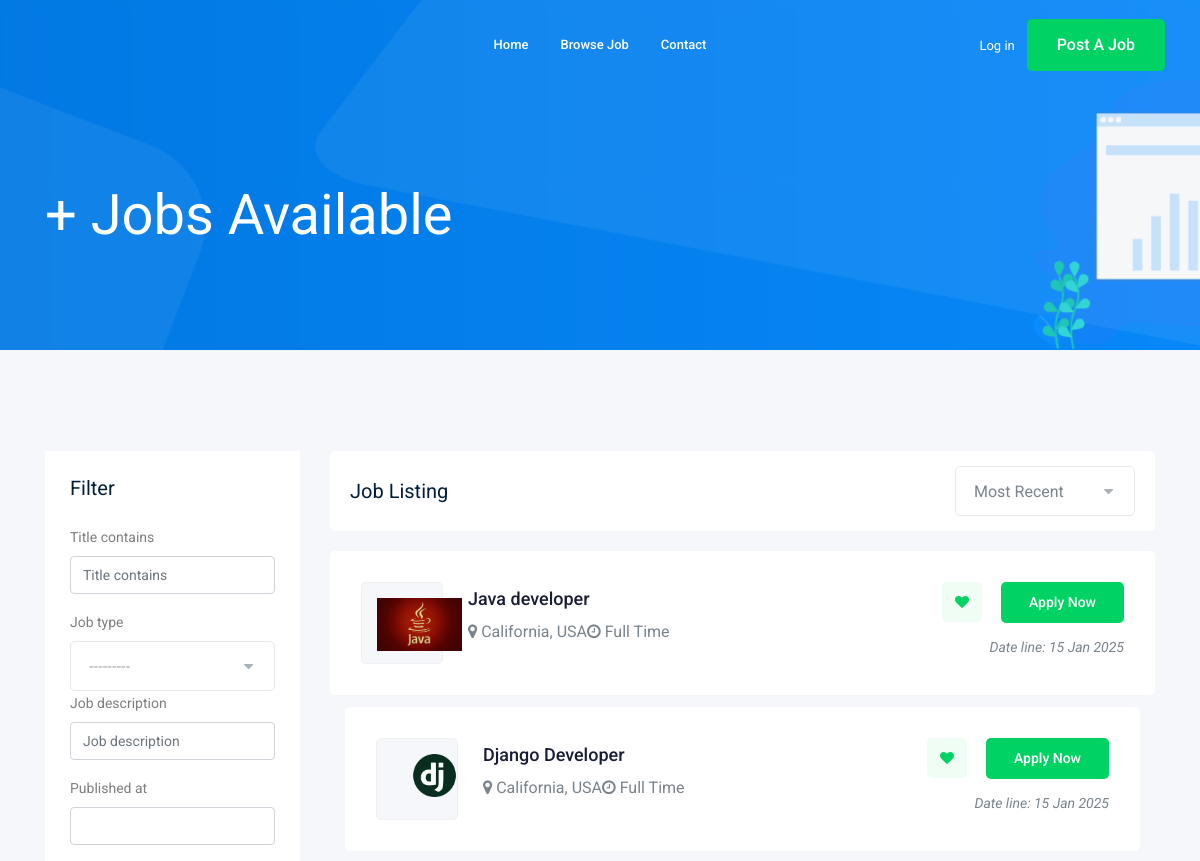
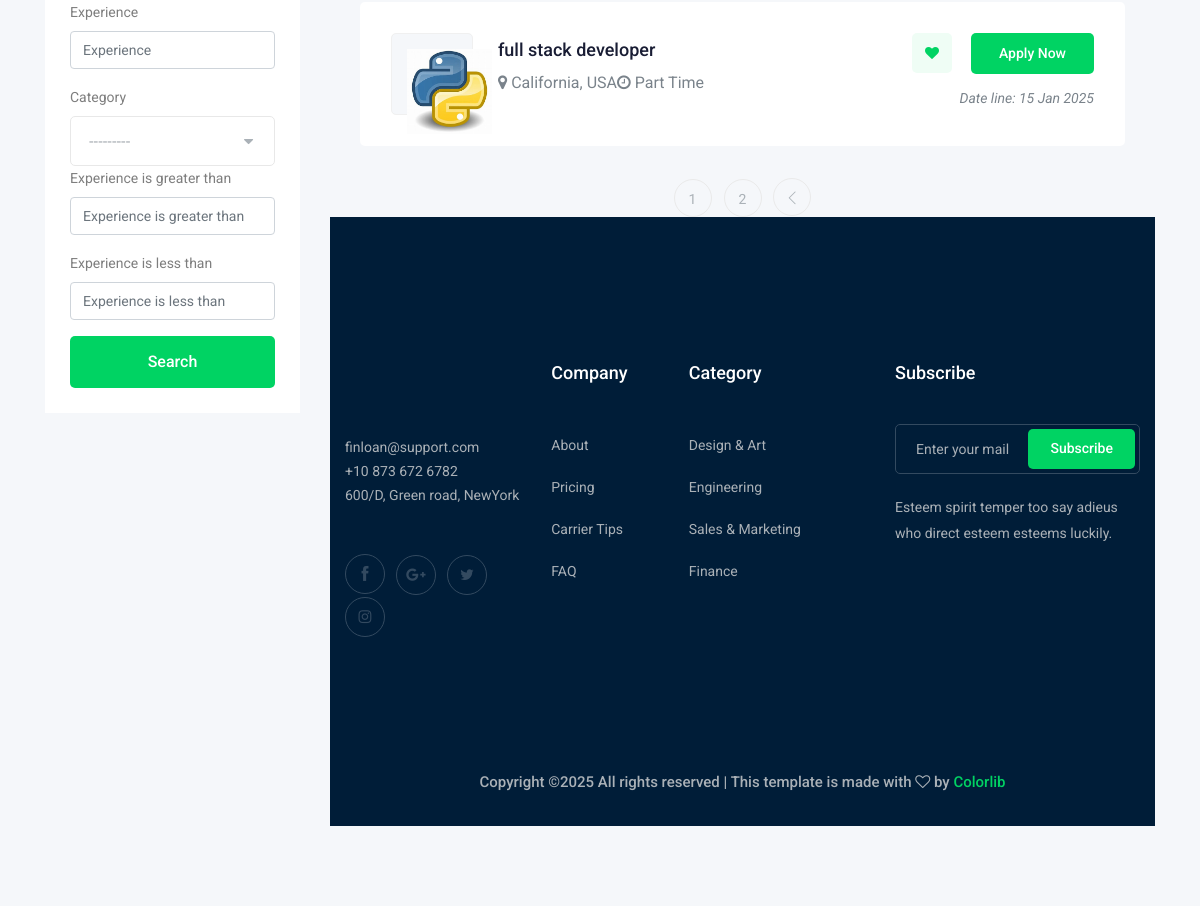
Screenshot of /jobs/ with the database file from the repository (2 pictures, top to bottom).
### job/models.py (models this page shows, shortened)
class job(models.Model):
    owner=models.ForeignKey(User, verbose_name=("Job_owner"), on_delete=models.CASCADE)
    title=models.CharField(max_length=100)
    job_type=models.CharField(max_length=20,choices=JOB_TYPE)
    job_description=models.TextField(max_length=1000)
    published_at=models.DateTimeField(auto_now=True)
    vacancy=models.IntegerField(default=1)
    salary=models.IntegerField(default=0)
    experience=models.IntegerField(default=1)
    category=models.ForeignKey('Category',on_delete=models.CASCADE)
    image=models.ImageField(upload_to='jobs/')
    slug=models.SlugField(blank=True, null=True)

### job/views.py (the view)
# urls.py: path('', views.job_list,name='job_list'),
def job_list(request):
    job_list=job.objects.all()
    myfilter = JobFilter(request.GET, queryset=job_list)
    job_list=myfilter.qs
    paginator = Paginator(job_list, 3)
    page_number = request.GET.get("page")
    page_obj = paginator.get_page(page_number)
    context={'jobs':page_obj,'myfilter':myfilter}
    print(myfilter.form)  # Debugging statement
    return render(request,'job/jobs.html',context)

### job/models.py (called while the page is built)
    def __str__(self):
     return self.name

### job/templates/job/jobs.html (shortened to what this page needs)
{% extends 'base.html' %}
{% load bootstrap5 %}
{% block body %}
    <div class="bradcam_area bradcam_bg_1">
        <div class="container">
            <div class="row">
                <div class="col-xl-12">
                    <div class="bradcam_text">
                        <h3>{{jobs.count}}+ Jobs Available</h3>
                    </div>
                </div>
            </div>
        </div>
    </div>
    <div class="job_listing_area plus_padding">
        <div class="container">
            <div class="row">
                <div class="col-lg-3">
                    <div class="job_filter white-bg">
                        <div class="form_inner white-bg">
                            <h3>Filter</h3>
                            <form method="GET">
                                {% bootstrap_form myfilter.form %}
                                <input type="submit" value="Search" class="boxed-btn3 w-100">
                            </form>
                        </div>
                    </div>
                </div>
                <div class="col-lg-9">
                    <div class="recent_joblist_wrap">
                        <div class="recent_joblist white-bg ">
                            <div class="row align-items-center">
                                <div class="col-md-6">
                                    <h4>Job Listing</h4>
                                </div>
                                <div class="col-md-6">
                                    <div class="serch_cat d-flex justify-content-end">
                                    </div>
                                </div>
                            </div>
                        </div>
                    </div>
                    <div class="job_lists m-0">
                        <div class="row">
                        {% for job in jobs %}
                            <div class="col-lg-12 col-md-12">
                                <div class="single_jobs white-bg d-flex justify-content-between">
                                    <div class="jobs_left d-flex align-items-center">
                                        <div class="thumb">
                                            <img src="{{ job.image.url }}" alt="Job Image" style="max-width: 85px;">
                                        </div>
                                        <div class="{{job.description}}">
                                            <a href="{% url 'jobs:job_details' job.slug %}"><h4>{{job.title}}</h4></a>
                                            <div class="links_locat d-flex align-items-center">
                                                <div class="location">
                                                    <p> <i class="fa fa-map-marker"></i> California, USA</p>
                                                </div>
                                                <div class="location">
                                                        <p> <i class="fa fa-clock-o"></i> {{job.job_type}} </p>
                                                </div>
                                            </div>
                                        </div>
                                    </div>
                                    <div class="jobs_right">
                                        <div class="apply_now">
                                            <a class="heart_mark" href="#"> <i class="fa fa-heart"></i> </a>
                                            <a href="{% url 'jobs:job_details' job.slug %}" class="boxed-btn3">Apply Now</a>
                                        </div>
                                        <div class="date">
                                            <p>Date line: {{job.published_at|date:'d M o'}}</p>
                                        </div>
                                    </div>
                                </div>
                        {% endfor %}
                        {% if jobs.has_other_pages %}
                        <div class="row">
                            <div class="col-lg-12">
                                <div class="pagination_wrap">
                                    <ul>
                                        {% for i in jobs.paginator.page_range %}
                                            <li><a href="?page={{i}}"><span>{{i}}</span></a></li>
                                        {% endfor %}
                                        {% if jobs.has_next %}
                                            <li><a href="?page={{jobs.next_page_number}}"> <i class="ti-angle-left"></i> </a></li>
                                        {% endif %}
                                    </ul>
                                </div>
                            </div>
                        </div>
                        {% endif %}
                    </div>
                </div>
            </div>
        </div>
    </div>
{% endblock body %}

### templates/base.html (shortened to what this page needs)
{% load static %}
<!doctype html>
<html class="no-js" lang="zxx">
<head>
    <link rel="stylesheet" href="{% static 'css/bootstrap.min.css' %}">
    <link rel="stylesheet" href="{% static 'css/owl.carousel.min.css' %}">
    <link rel="stylesheet" href="{% static 'css/magnific-popup.css' %}">
    <link rel="stylesheet" href="{% static 'css/font-awesome.min.css' %}">
    <link rel="stylesheet" href="{% static 'css/themify-icons.css' %}">
    <link rel="stylesheet" href="{% static 'css/nice-select.css' %}">
    <link rel="stylesheet" href="{% static 'css/flaticon.css' %}">
    <link rel="stylesheet" href="{% static 'css/jquery-ui.css' %}">
    <link rel="stylesheet" href="{% static 'css/gijgo.css' %}">
    <link rel="stylesheet" href="{% static 'css/animate.min.css' %}">
    <link rel="stylesheet" href="{% static 'css/slicknav.css' %}">
    <link rel="stylesheet" href="{% static 'css/style.css' %}">
</head>
<body>
    <header>
        <div class="header-area ">
            <div id="sticky-header" class="main-header-area">
                <div class="container-fluid ">
                    <div class="header_bottom_border">
                        <div class="row align-items-center">
                            <div class="col-xl-3 col-lg-2">
                                <div class="logo">
                                </div>
                            </div>
                            <div class="col-xl-6 col-lg-7">
                                <div class="main-menu  d-none d-lg-block">
                                    <nav>
                                        <ul id="navigation">
                                            <li><a href="/">home</a></li>
                                            <li><a href="{% url 'jobs:job_list' %}">Browse Job</a></li>
                                            <li><a href="{% url 'contact:contact' %}">Contact</a></li>
                                        </ul>
                                    </nav>
                                </div>
                            </div>
                            <div class="col-xl-3 col-lg-3 d-none d-lg-block">
                                <div class="Appointment">
                                    {% if request.user.is_authenticated %}
                                    <div class="phone_num d-none d-xl-block">
                                        <a class="boxed-btn3" href="{% url 'logout' %}">logout</a>
                                    </div>
                                    <div class="phone_num d-none d-xl-block">
                                        <a class="boxed-btn3" href="{% url 'accounts:profile' %}">Profile</a>
                                    </div>
                                    {% else %}
                                    <div class="phone_num d-none d-xl-block">
                                        <a href="{% url 'login' %}">Log in</a>
                                    </div>
                                    {% endif %}
                                    <div class="d-none d-lg-block">
                                        <a class="boxed-btn3" href="{% url 'jobs:add_job' %}">Post a Job</a>
                                    </div>
                                </div>
                            </div>
                            <div class="col-12">
                            </div>
                        </div>
                    </div>
                </div>
            </div>
        </div>
    </header>
  {% block body %}
  {% endblock body %}
    <footer class="footer">
        <div class="footer_top">
            <div class="container">
                <div class="row">
                    <div class="col-xl-3 col-md-6 col-lg-3">
                        <div class="footer_widget wow fadeInUp" data-wow-duration="1s" data-wow-delay=".3s">
                            <div class="footer_logo">
                            </div>
                            <p>
                                finloan@support.com <br>
                                +10 873 672 6782 <br>
                                600/D, Green road, NewYork
                            </p>
                            <div class="socail_links">
                                <ul>
                                    <li>
                                        <a href="#">
                                            <i class="ti-facebook"></i>
                                        </a>
                                    </li>
                                    <li>
                                        <a href="#">
                                            <i class="fa fa-google-plus"></i>
                                        </a>
                                    </li>
                                    <li>
                                        <a href="#">
                                            <i class="fa fa-twitter"></i>
                                        </a>
                                    </li>
                                    <li>
                                        <a href="#">
                                            <i class="fa fa-instagram"></i>
                                        </a>
                                    </li>
                                </ul>
                            </div>
                        </div>
                    </div>
                    <div class="col-xl-2 col-md-6 col-lg-2">
                        <div class="footer_widget wow fadeInUp" data-wow-duration="1.1s" data-wow-delay=".4s">
                            <h3 class="footer_title">
                                Company
                            </h3>
                            <ul>
                                <li><a href="#">About </a></li>
                                <li><a href="#"> Pricing</a></li>
                                <li><a href="#">Carrier Tips</a></li>
                                <li><a href="#">FAQ</a></li>
                            </ul>
                        </div>
                    </div>
                    <div class="col-xl-3 col-md-6 col-lg-3">
                        <div class="footer_widget wow fadeInUp" data-wow-duration="1.2s" data-wow-delay=".5s">
                            <h3 class="footer_title">
                                Category
                            </h3>
                            <ul>
                                <li><a href="#">Design & Art</a></li>
                                <li><a href="#">Engineering</a></li>
                                <li><a href="#">Sales & Marketing</a></li>
                                <li><a href="#">Finance</a></li>
                            </ul>
                        </div>
                    </div>
                    <div class="col-xl-4 col-md-6 col-lg-4">
                        <div class="footer_widget wow fadeInUp" data-wow-duration="1.3s" data-wow-delay=".6s">
                            <h3 class="footer_title">
                                Subscribe
                            </h3>
                            <form action="#" class="newsletter_form">
                                <input type="text" placeholder="Enter your mail">
                                <button type="submit">Subscribe</button>
                            </form>
                            <p class="newsletter_text">Esteem spirit temper too say adieus who direct esteem esteems
                                luckily.</p>
                        </div>
                    </div>
                </div>
            </div>
        </div>
        <div class="copy-right_text wow fadeInUp" data-wow-duration="1.4s" data-wow-delay=".3s">
            <div class="container">
                <div class="row">
                    <div class="col-xl-12">
                        <p class="copy_right text-center">
Copyright &copy;<script>document.write(new Date().getFullYear());</script> All rights reserved | This template is made with <i class="fa fa-heart-o" aria-hidden="true"></i> by <a href="https://colorlib.com" target="_blank">Colorlib</a>
                        </p>
                    </div>
                </div>
            </div>
        </div>
    </footer>
</body>
</html>

### rows the page displays
job: image (picture), title "Java developer", job_type "Full Time", published_at "15 Jan 2025"
job: image (picture), title "Django Developer", job_type "Full Time", published_at "15 Jan 2025"
job: image (picture), title "full stack developer", job_type "Part Time", published_at "15 Jan 2025"

### other values shown
{{ i }} "1" "2"
